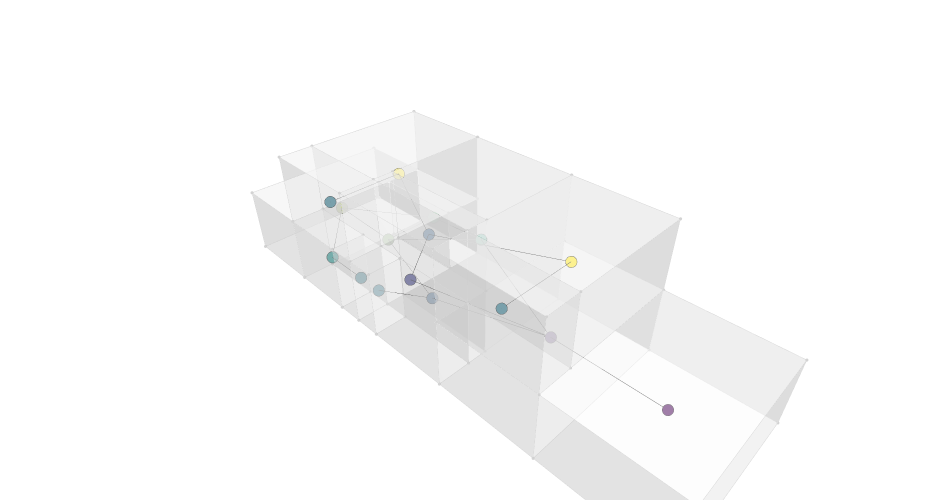

Notebook code for this chart:
### Code cell
g = Graph.ByTopology(house, direct=False, directApertures=True)
graph_data = Plotly.DataByGraph(g, vertexSize=4, vertexGroupKey="label", vertexLabelKey="title", vertexGroups=[0,1,2,3,4,5,6,7,8,9])
bldg_data = Plotly.DataByTopology(house, faceOpacity=0.5, edgeColor="lightgrey", vertexColor="lightgrey")
# bldg_data = []
# graph_data = []
fig = Plotly.FigureByData(graph_data+bldg_data)
Plotly.Show(fig, renderer='jupyterlab')

### Figure 1 — Plotly figure (JSON) as saved in the notebook; plotly's stock layout.template omitted (floating-point values rounded to 4 significant figures; data arrays with more than 128 entries replaced by an {"elided": "..."} marker saying what was removed)
{"data": [{"hoverinfo": "text", "legendgroup": "4", "legendrank": 4, "marker": {"color": [4, 4, 4, 3, 9, 10, 2, 5, 1, 3, 6, 7, 8, 4, 10, 0], "colorscale": [[0, "#440154"], [0.1111, "#482878"], [0.2222, "#3e4989"], [0.3333, "#31688e"], [0.4444, "#26828e"], [0.5556, "#1f9e89"], [0.6667, "#35b779"], [0.7778, "#6ece58"], [0.8889, "#b5de2b"], [1, "#fde725"]], "line": {"color": "black", "width": 0.5}, "size": 4, "symbol": "circle"}, "mode": "markers", "name": "Graph Vertices", "showlegend": false, "text": ["WC 3 (4)", "WC 1 (4)", "WC 4 (4)", "Corridor 2 (3)", "Backyard (9)", "Bedroom 1 (10)", "Stairs (2)", "Service (5)", "Living Room (1)", "Corridor 1 (3)", "Patio (6)", "Kitchen (7)", "Dining Room (8)", "WC 2 (4)", "Bedroom 2 (10)", "Parking (0)"], "type": "scatter3d", "x": [0.75, 0.75, 0.75, 1.95, 3.5, 4.25, 0.75, 0.75, 3.5, 1.95, 4.7, 6.1, 3.35, 0.75, 4.25, 3.5], "y": [7.25, 13.9, 16.6, 12, 20.5, 7.25, 11.74, 17.2, 7.25, 12, 12, 16.6, 16.6, 15.1, 16.6, 2.5], "z": [4.5, 1.5, 4.5, 4.5, 1.5, 4.5, 3.205, 1.5, 1.5, 1.5, 3, 1.5, 1.5, 1.5, 4.5, 1.5]}, {"hoverinfo": "text", "legendgroup": "5", "legendrank": 5, "line": {"color": "black", "width": 1}, "mode": "lines", "name": "Graph Edges", "showlegend": false, "text": "", "type": "scatter3d", "x": [4.25, 0.75, null, 1.95, 0.75, null, 4.25, 0.75, null, 4.25, 1.95, null, 0.75, 1.95, null, 4.25, 1.95, null, 3.35, 3.5, null, 6.1, 3.5, null, 3.5, 0.75, null, 3.5, 0.75, null, 0.75, 0.75, null, 3.5, 3.5, null, 3.5, 4.7, null, 3.5, 1.95, null, 1.95, 3.35, null, 4.7, 3.35, null, 4.7, 6.1, null, 6.1, 3.35, null], "y": [7.25, 7.25, null, 12, 13.9, null, 16.6, 16.6, null, 16.6, 12, null, 11.74, 12, null, 7.25, 12, null, 16.6, 20.5, null, 16.6, 20.5, null, 20.5, 17.2, null, 7.25, 11.74, null, 15.1, 17.2, null, 2.5, 7.25, null, 7.25, 12, null, 7.25, 12, null, 12, 16.6, null, 12, 16.6, null, 12, 16.6, null, 16.6, 16.6, null], "z": [4.5, 4.5, null, 1.5, 1.5, null, 4.5, 4.5, null, 4.5, 4.5, null, 3.205, 4.5, null, 4.5, 4.5, null, 1.5, 1.5, null, 1.5, 1.5, null, 1.5, 1.5, null, 1.5, 3.205, null, 1.5, 1.5, null, 1.5, 1.5, null, 1.5, 3, null, 1.5, 1.5, null, 1.5, 1.5, null, 3, 1.5, null, 3, 1.5, null, 1.5, 1.5, null]}, {"hoverinfo": "text", "hovertext": "", "legendgroup": "1", "legendrank": 1, "marker": {"color": "lightgrey", "size": 1.1}, "mode": "markers", "name": "Topology Vertices", "showlegend": false, "text": "", "type": "scatter3d", "x": [0, 7, 7, 0, 7, 0, 7, 0, 1.5, 7, 2.4, 1.5, 0, 7, 2.4, 1.5, 0, 7, 5.2, 2.4, 2.4, 7, 7, 7, 5.2, 2.4, 2.4, 1.5, 1.5, 1.5, 1.5, 0, 0, 0, 0, 0, 1.5, 1.5, 7, 1.5, 0, 7, 5.2, 7, 5.2, 1.5, 1.5, 1.5, 1.5, 7, 1.5, 0, 0, 0, 0, 0, 7, 0, 7, 0, 0], "y": [0, 0, 5, 5, 0, 0, 5, 5, 5, 9.5, 9.5, 9.5, 9.5, 9.5, 9.5, 9.5, 9.5, 14.5, 14.5, 14.5, 9.5, 9.5, 14.5, 14.5, 14.5, 14.5, 14.5, 14.5, 13.3, 14.5, 13.3, 13.3, 13.3, 14.5, 14.5, 9.5, 9.5, 14.5, 5, 5, 5, 18.7, 18.7, 18.7, 18.7, 18.7, 15.7, 18.7, 15.7, 18.7, 18.7, 14.5, 15.7, 18.7, 18.7, 18.7, 22.3, 22.3, 22.3, 22.3, 15.7], "z": [0, 0, 0, 0, 3, 3, 3, 3, 3, 0, 0, 0, 0, 3, 3, 3, 3, 0, 0, 0, 6, 6, 3, 6, 3, 3, 6, 0, 0, 3, 3, 0, 3, 3, 6, 6, 6, 6, 6, 6, 6, 0, 0, 3, 3, 0, 0, 3, 3, 6, 6, 0, 3, 3, 6, 0, 0, 0, 3, 3, 0]}, {"hoverinfo": "text", "legendgroup": "2", "legendrank": 2, "line": {"color": "lightgrey", "width": 1}, "marker": {"size": 0}, "mode": "lines", "name": "Topology Edges", "showlegend": false, "text": "", "type": "scatter3d", "x": {"elided": "369 float values"}, "y": {"elided": "369 float values"}, "z": {"elided": "369 int values"}}, {"cmax": 1, "cmin": 0, "color": "#FAFAFA", "colorscale": [[0, "#440154"], [0.1111, "#482878"], [0.2222, "#3e4989"], [0.3333, "#31688e"], [0.4444, "#26828e"], [0.5556, "#1f9e89"], [0.6667, "#35b779"], [0.7778, "#6ece58"], [0.8889, "#b5de2b"], [1, "#fde725"]], "flatshading": true, "hoverinfo": "text", "hovertext": "", "i": {"elided": "186 int values"}, "j": {"elided": "186 int values"}, "k": {"elided": "186 int values"}, "legendgroup": "3", "legendrank": 3, "lighting": {"facenormalsepsilon": 0}, "name": "Topology Faces", "opacity": 0.5, "showlegend": false, "showscale": false, "text": "", "type": "mesh3d", "x": [7, 0, 7, 0, 7, 0, 7, 1.5, 0, 0, 1.5, 2.4, 7, 7, 2.4, 1.5, 0, 5.2, 2.4, 7, 7, 2.4, 7, 7, 5.2, 2.4, 2.4, 1.5, 1.5, 1.5, 1.5, 0, 0, 0, 0, 0, 1.5, 1.5, 7, 1.5, 0, 7, 5.2, 7, 5.2, 1.5, 1.5, 1.5, 1.5, 7, 1.5, 0, 0, 0, 0, 0, 0, 7, 7, 0, 0], "y": [0, 0, 5, 5, 0, 0, 5, 5, 5, 9.5, 9.5, 9.5, 9.5, 9.5, 9.5, 9.5, 9.5, 14.5, 14.5, 14.5, 9.5, 9.5, 14.5, 14.5, 14.5, 14.5, 14.5, 13.3, 14.5, 14.5, 13.3, 13.3, 13.3, 14.5, 14.5, 9.5, 9.5, 14.5, 5, 5, 5, 18.7, 18.7, 18.7, 18.7, 15.7, 18.7, 18.7, 15.7, 18.7, 18.7, 14.5, 15.7, 18.7, 18.7, 18.7, 22.3, 22.3, 22.3, 22.3, 15.7], "z": [0, 0, 0, 0, 3, 3, 3, 3, 3, 0, 0, 0, 0, 3, 3, 3, 3, 0, 0, 0, 6, 6, 3, 6, 3, 3, 6, 0, 0, 3, 3, 0, 3, 6, 3, 6, 6, 6, 6, 6, 6, 0, 0, 3, 3, 0, 0, 3, 3, 6, 6, 0, 3, 3, 6, 0, 0, 0, 3, 3, 0]}], "layout": {"height": 500, "margin": {"b": 0, "l": 0, "r": 0, "t": 20}, "paper_bgcolor": "rgba(0, 0, 0, 0)", "plot_bgcolor": "rgba(0, 0, 0, 0)", "scene": {"aspectmode": "data", "aspectratio": {"x": 0.7155, "y": 2.279, "z": 0.6132}, "camera": {"center": {"x": 0, "y": 0, "z": 0}, "eye": {"x": -1.25, "y": -1.25, "z": 1.25}, "projection": {"type": "perspective"}, "up": {"x": 0, "y": 0, "z": 1}}, "xaxis": {"type": "linear", "visible": false}, "yaxis": {"type": "linear", "visible": false}, "zaxis": {"type": "linear", "visible": false}}, "showlegend": true, "width": 950, "xaxis": {"showgrid": false, "visible": false, "zeroline": false}, "yaxis": {"showgrid": false, "visible": false, "zeroline": false}}}
